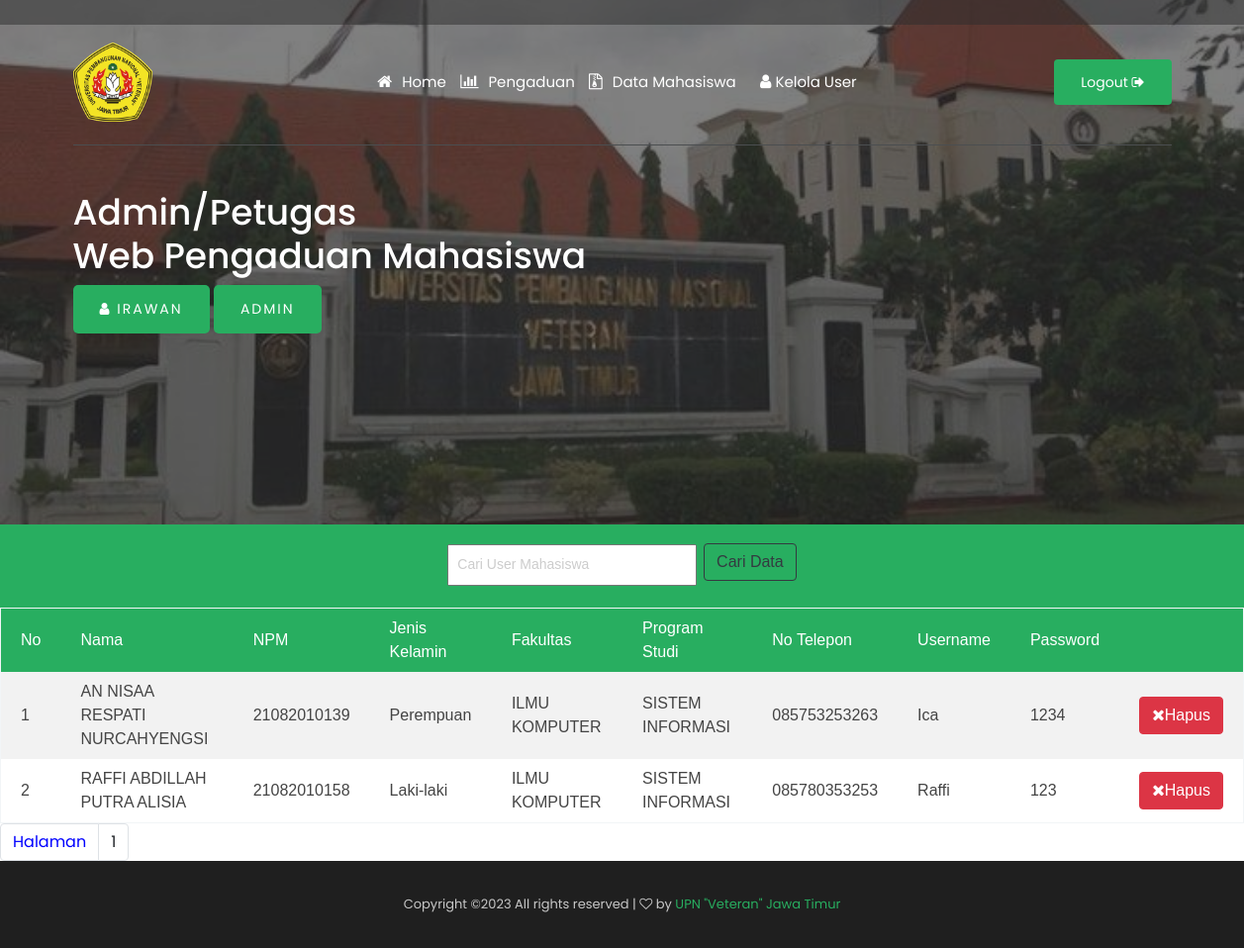
Page /user_mahasiswa.php (signed in) on the committed database.
### tables this page shows
CREATE TABLE
    `mahasiswa` (
        `npm` char(16) NOT NULL,
        `nama` varchar(50) NOT NULL,
        `jenis_kelamin` varchar(10) NOT NULL,
        `fakultas` varchar(50) NOT NULL,
        `program_studi` varchar(50) NOT NULL,
        `no_telp` varchar(12) NOT NULL,
        `username` varchar(25) NOT NULL,
        `password` varchar(32) NOT NULL,
        PRIMARY KEY (`npm`)
    );

### user_mahasiswa.php (the view, shortened to what this page needs)
<?php
include 'koneksi.php';
if(!isset ($_SESSION['nama_petugas'])){
	header ("location: index.php");
	}else{
?>
<!doctype html>
<html class="no-js" lang="zxx">
<head>
   <link rel="stylesheet" href="css/bootstrap.min.css">
    <link rel="stylesheet" href="css/owl.carousel.min.css">
    <link rel="stylesheet" href="css/magnific-popup.css">
    <link rel="stylesheet" href="css/font-awesome.min.css">
    <link rel="stylesheet" href="css/style.css">
</head>
<body>
    <header>
        <div class="header-area ">
            <div class="header-top_area d-none d-lg-block">
                <div class="container">
                    <div class="row">
                        <div class="col-xl-6 col-md-6 ">
                        </div>
                        <div class="col-xl-6 col-md-6">
                        </div>
                    </div>
                </div>
            </div>
            <div id="sticky-header" class="main-header-area">
                <div class="container">
                    <div class="header_bottom_border">
                        <div class="row align-items-center">
                            <div class="col-xl-3 col-lg-2">
                                <div class="logo">
                                    <a href="admin_petugas.php">
                                    <img src="img/logoupnbaru.png" alt="" style="width: 80px; height: 80px;">
                                    </a>
                                </div>
                            </div>
                            <div class="col-xl-6 col-lg-7">
                                <div class="main-menu  d-none d-lg-block">
                                    <nav>
                                        <ul id="navigation">
<?php
$level = $_SESSION ['level'] == 'petugas';
if ($level == 'petugas') {
?>
                                     <i class="fa fa-home" style="color:white"><li><a class="active" href="admin_petugas.php">Home</a></li></i>
                                     <i class="fa fa-bar-chart" style="color:white"><li><a class="active" href="data_pengaduan_petugas.php">Pengaduan</a></li></i>
                                     <i class="fa fa-file-archive-o" style="color:white"><li><a class="active" href="data_mahasiswa.php">Data Mahasiswa</a></li></i>
                                    <?php }else{ ?>
                                     <i class="fa fa-home" style="color:white"><li><a class="active" href="admin_petugas.php">Home</a></li></i>
                                     <i class="fa fa-bar-chart" style="color:white"><li><a class="active" href="data_pengaduan.php">Pengaduan</a></li></i>
                                     <i class="fa fa-file-archive-o" style="color:white"><li><a class="active" href="data_mahasiswa.php">Data Mahasiswa</a></li></i>
                                     <li><i class="fa fa-user" style="color:white"> <a href="#">Kelola User<i class="ti-angle-down"></i></a></i>
                                            </li>
                                     <?php } ?>
</ul>
             </nav>
                                </div>
                            </div>
                            <div class="col-xl-3 col-lg-3 d-none d-lg-block">
                                <div class="Appointment">
                                    <div class="book_btn d-none d-lg-block">
                                        <a href="logout.php" onclick="return confirm('Yakin Ingin Logout?')">Logout <i class="fa fa-sign-out"></i></a>
                                    </div>
                                </div>
                            </div>
                            <div class="col-12">
                            </div>
                        </div>
                    </div>
                </div>
            </div>
        </div>
    </header>
    <div class="slider_area2">
        <div class="slider_active owl-carousel">
            <div class="single_slider  d-flex align-items-center slider_bg_2 overlay2">
                <div class="container">
                    <div class="row">
                        <div class="col-xl-12">
             <div class="slider_text ">
                                <h1 style="color:white">Admin/Petugas<br>
                                    Web Pengaduan Mahasiswa</h1>
                                <div class="video_service_btn">
                                    <a href="#" class="boxed-btn3" style="text-transform: uppercase;"><i class="fa fa-user"></i> <?php echo $_SESSION['nama_petugas']?></a>
                                    <a href="#" class="boxed-btn3" style="text-transform: uppercase;"><?php echo $_SESSION['level']?></a>
                                </div>
                    </div>
                        </div>
                    </div>
                </div>
            </div>
        </div>
    </div>
    <div class="project_area">
<form action="" method="post" class="tulisan_input2">
<input type="text" name="cr" placeholder="Cari User Mahasiswa" style="width:20%; padding:8px; margin-top:5px; margin-bottom:5px" class="form_input" />
<input type="submit" style="margin-top:10px" class="btn btn-outline-dark my-2 my-sm-0" style="padding:8px" name="cari" value="Cari Data" />
</form>
    <table class="table1" align="center" width="100%">
		<tr>
			<th>No</th>
			<th>Nama</th>
			<th>NPM</th>
			<th>Jenis Kelamin</th>
            <th>Fakultas</th>
            <th>Program Studi</th>
            <th>No Telepon</th>
            <th>Username</th>
            <th>Password</th>
            <th></th>
		</tr>
<?php
$batas =10;
$halaman = @$_GET['halaman'];
if(empty($halaman)){
	$posisi = 0;
	$halaman = 1;
    }
	else{
		$posisi = ($halaman-1) * $batas;
	}
$no =1 +$posisi;
$cari = $_POST ['cr'];
if ($cari !=''){
$query = mysqli_query ($conn, "SELECT * FROM mahasiswa WHERE nama LIKE '%".$cari."%'
	OR NPM LIKE '%".$cari."%' OR alamat LIKE '%".$cari."%'");}else{
	$query = mysqli_query ($conn, "SELECT * FROM mahasiswa LIMIT $posisi,$batas");
}
if (mysqli_num_rows ($query)){
while ($data = mysqli_fetch_array ($query)){
?>
<tr>
<td><?php echo $no++ ?></td>
<td><?php echo $data['nama'] ?></td>
<td><?php echo $data['npm'] ?></td>
<td><?php echo $data['jenis_kelamin'] ?></td>
<td><?php echo $data['fakultas'] ?></td>
<td><?php echo $data['program_studi'] ?></td>
<td><?php echo $data['no_telp'] ?></td>
<td><?php echo $data['username'] ?></td>
<td><?php echo $data['password'] ?></td>
<td><a onClick="return confirm('Yakin Ingin Menghapus?')" class="btn btn-danger" href="hapus_user_mahasiswa.php?id=<?php echo $data['npm'] ?>" role="button"><i class="fa fa-remove"></i>Hapus</a>
<input type="hidden" name="cr" value="<?php echo $data['npm'] ?>" /></td>
</tr>
<?php }}else{
	echo '<tr><td colspan="8" align="center">TIDAK ADA DATA!!!</td></tr>';
}?>
</table>
<?php
	$query2		= mysqli_query($conn, "SELECT * FROM mahasiswa");
	$jmldata	= mysqli_num_rows($query2);
	$jmlhalaman	= ceil($jmldata/$batas);
?>
<nav aria-label="page navigation example">
<ul class="pagination">
<li class="page-item"><a class="page-link" style="color:blue">Halaman</a></li>
	<?php
	for($i=1;$i<=$jmlhalaman;$i++)
	if ($i != $halaman){
		echo "<li class='page-item'><a class='page-link' href=\"user_mahasiswa.php?halaman=$i\">$i</a></li>";
	}
	else{
		echo " <li class='page-item'><a class='page-link'>$i</a></li>";
	}
	?>
    </div>
    <footer class="footer">
        <div class="copy-right_text">
            <div class="container">
                <div class="footer_border"></div>
                <div class="row">
                    <div class="col-xl-12">
                        <p class="copy_right text-center">
Copyright &copy;<script>document.write(new Date().getFullYear());</script> All rights reserved | <i class="fa fa-heart-o" aria-hidden="true"></i> by <a href="#" target="_blank">UPN "Veteran" Jawa Timur</a>
                        </p>
                    </div>
                </div>
            </div>
        </div>
    </footer>
</body>
</html>
<?php } ?>

### rows in the picture
mahasiswa: nama "AN NISAA RESPATI NURCAHYENGSI", npm "21082010139", jenis_kelamin "Perempuan", fakultas "ILMU KOMPUTER", program_studi "SISTEM INFORMASI", no_telp "085753253263", username "Ica", password "1234"
mahasiswa: nama "RAFFI ABDILLAH PUTRA ALISIA", npm "21082010158", jenis_kelamin "Laki-laki", fakultas "ILMU KOMPUTER", program_studi "SISTEM INFORMASI", no_telp "085780353253", username "Raffi", password "123"

### other values in the picture
$_SESSION['nama_petugas'] "IRAWAN"
$_SESSION['level'] "ADMIN"
